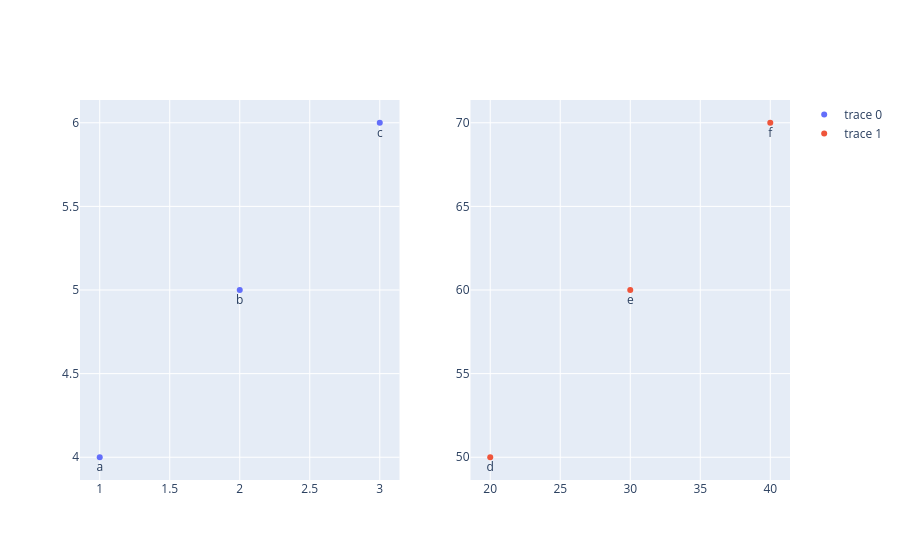

Notebook code for this chart:
### Code cell
fig = make_subplots(rows =1 , cols=2)

fig.add_trace(
    go.Scatter(
        x=[1,2,3],
        y=[4,5,6],
        mode = 'markers+text',
        text = ['a','b','c'],
        textposition='bottom center'
    ),
    row=1, col =1
)
fig.add_trace(
    go.Scatter(
        x=[20,30,40],
        y=[50,60,70],
        mode = 'markers+text',
        text = ['d','e','f'],
        textposition='bottom center'
    ),
    row=1, col =2
)
fig.show()

### Figure 1 — Plotly figure (JSON) as saved in the notebook; plotly's stock layout.template omitted (floating-point values rounded to 4 significant figures)
{"data": [{"mode": "markers+text", "text": ["a", "b", "c"], "textposition": "bottom center", "type": "scatter", "x": [1, 2, 3], "xaxis": "x", "y": [4, 5, 6], "yaxis": "y"}, {"mode": "markers+text", "text": ["d", "e", "f"], "textposition": "bottom center", "type": "scatter", "x": [20, 30, 40], "xaxis": "x2", "y": [50, 60, 70], "yaxis": "y2"}], "layout": {"xaxis": {"anchor": "y", "domain": [0, 0.45]}, "xaxis2": {"anchor": "y2", "domain": [0.55, 1]}, "yaxis": {"anchor": "x", "domain": [0, 1]}, "yaxis2": {"anchor": "x2", "domain": [0, 1]}}}
